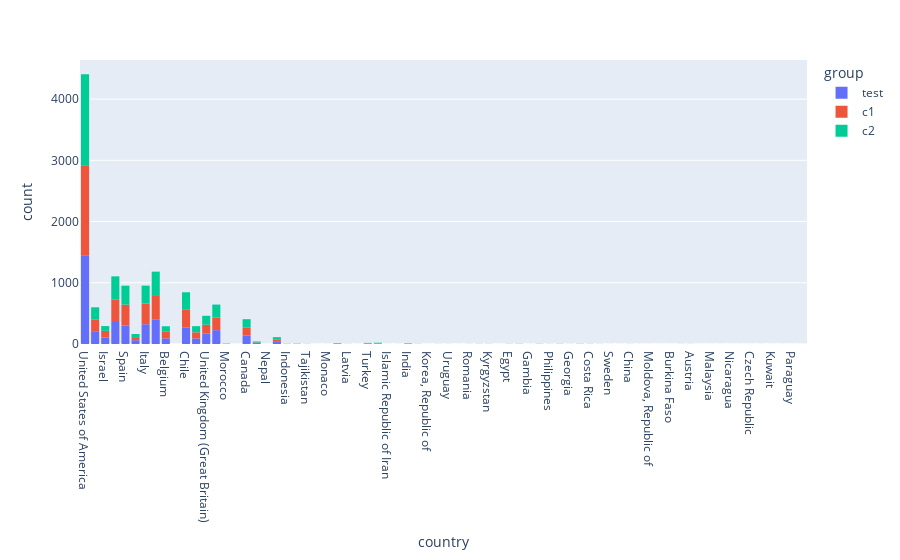

Notebook code cell kept with this figure:
### Code cell
fig = px.histogram(users[['country', 'group']], x='country', color='group')
fig.show()

### Figure 1 — Plotly figure (JSON) as saved in the notebook; plotly's stock layout.template omitted (floating-point values rounded to 4 significant figures; data arrays with more than 128 entries replaced by an {"elided": "..."} marker saying what was removed)
{"data": [{"alignmentgroup": "True", "bingroup": "x", "hovertemplate": "group=test<br>country=%{x}<br>count=%{y}<extra></extra>", "legendgroup": "test", "marker": {"color": "#636efa"}, "name": "test", "offsetgroup": "test", "orientation": "v", "showlegend": true, "type": "histogram", "x": {"elided": "4308 str values"}, "xaxis": "x", "yaxis": "y"}, {"alignmentgroup": "True", "bingroup": "x", "hovertemplate": "group=c1<br>country=%{x}<br>count=%{y}<extra></extra>", "legendgroup": "c1", "marker": {"color": "#EF553B"}, "name": "c1", "offsetgroup": "c1", "orientation": "v", "showlegend": true, "type": "histogram", "x": {"elided": "4340 str values"}, "xaxis": "x", "yaxis": "y"}, {"alignmentgroup": "True", "bingroup": "x", "hovertemplate": "group=c2<br>country=%{x}<br>count=%{y}<extra></extra>", "legendgroup": "c2", "marker": {"color": "#00cc96"}, "name": "c2", "offsetgroup": "c2", "orientation": "v", "showlegend": true, "type": "histogram", "x": {"elided": "4264 str values"}, "xaxis": "x", "yaxis": "y"}], "layout": {"barmode": "relative", "legend": {"title": {"text": "group"}, "tracegroupgap": 0}, "margin": {"t": 60}, "xaxis": {"anchor": "y", "domain": [0, 1], "title": {"text": "country"}}, "yaxis": {"anchor": "x", "domain": [0, 1], "title": {"text": "count"}}}}
